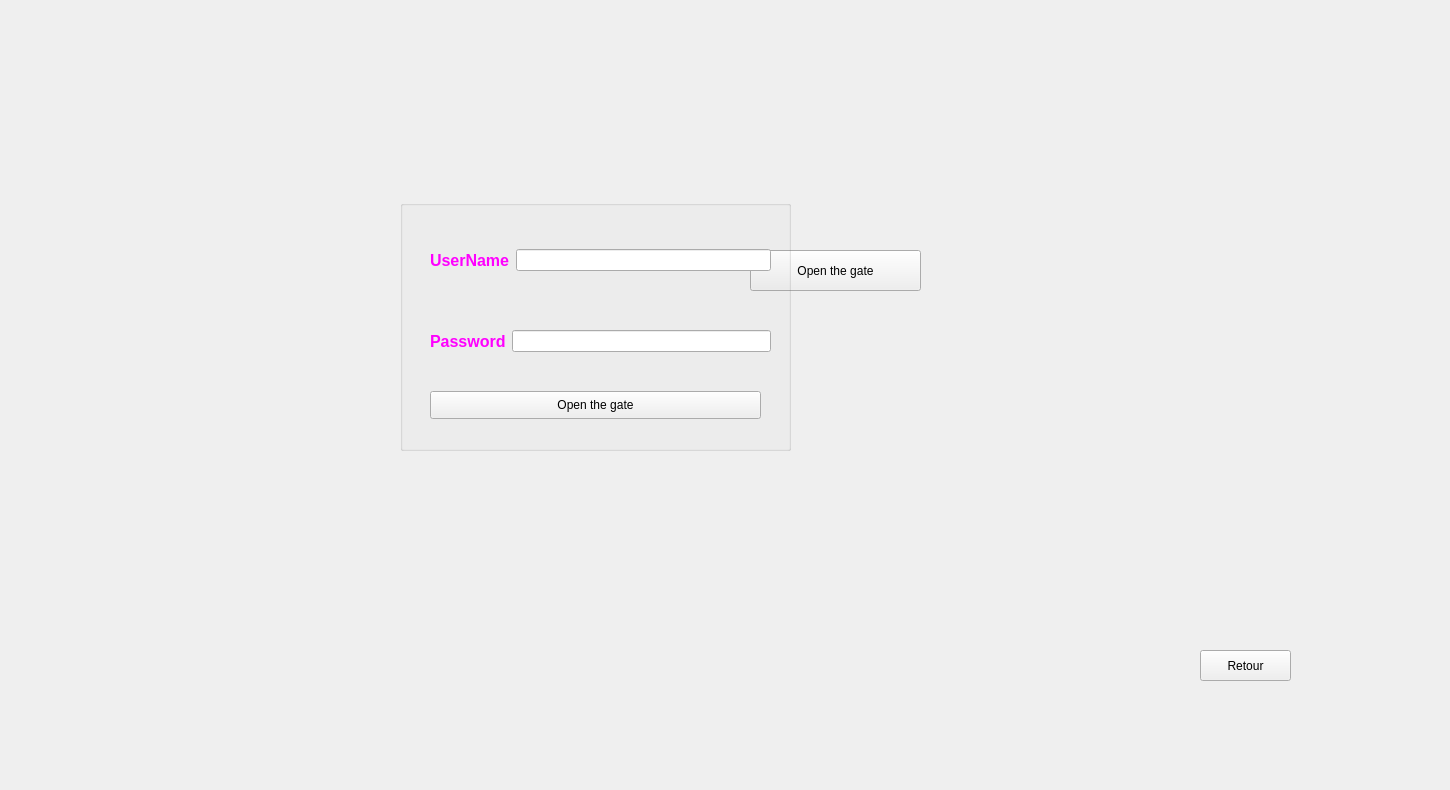
    <widget class="QWidget" name="tab_4">
     <attribute name="title">
      <string>controle_gate</string>
     </attribute>
     <widget class="QLabel" name="label_23">
      <property name="geometry">
       <rect>
        <x>1170</x>
        <y>0</y>
        <width>141</width>
        <height>101</height>
       </rect>
      </property>
      <property name="text">
       <string/>
      </property>
      <property name="pixmap">
       <pixmap>../aaaa (7).png</pixmap>
      </property>
     </widget>
     <widget class="QPushButton" name="pushButton_5">
      <property name="geometry">
       <rect>
        <x>1200</x>
        <y>650</y>
        <width>91</width>
        <height>31</height>
       </rect>
      </property>
      <property name="styleSheet">
       <string notr="true">QPushButton::hover
{
	background-color: qlineargradient(spread:pad, x1:0, y1:0.511, x2:1, y2:0.511, stop:0 rgba(0, 207, 179, 255),stop:1 rgb(108, 135, 255));

}</string>
      </property>
      <property name="text">
       <string>Retour</string>
      </property>
     </widget>
     <widget class="QPushButton" name="pushButton_6">
      <property name="geometry">
       <rect>
        <x>750</x>
        <y>250</y>
        <width>171</width>
        <height>41</height>
       </rect>
      </property>
      <property name="text">
       <string>Open the gate</string>
      </property>
     </widget>
     <widget class="QGroupBox" name="groupBox_2">
      <property name="geometry">
       <rect>
        <x>400</x>
        <y>200</y>
        <width>391</width>
        <height>251</height>
       </rect>
      </property>
      <property name="title">
       <string/>
      </property>
      <widget class="QPushButton" name="Login">
       <property name="geometry">
        <rect>
         <x>30</x>
         <y>191</y>
         <width>331</width>
         <height>28</height>
        </rect>
       </property>
       <property name="text">
        <string>Open the gate</string>
       </property>
      </widget>
      <widget class="QWidget" name="layoutWidget">
       <property name="geometry">
        <rect>
         <x>30</x>
         <y>111</y>
         <width>341</width>
         <height>61</height>
        </rect>
       </property>
       <layout class="QHBoxLayout" name="horizontalLayout">
        <item>
         <widget class="QLabel" name="label_10">
          <property name="text">
           <string>&lt;html&gt;&lt;head/&gt;&lt;body&gt;&lt;p&gt;&lt;span style=&quot; font-size:12pt; font-weight:600; color:#ff00ff;&quot;&gt;Password&lt;/span&gt;&lt;/p&gt;&lt;/body&gt;&lt;/html&gt;</string>
          </property>
         </widget>
        </item>
        <item>
         <widget class="QLineEdit" name="lineEdit_password">
          <property name="echoMode">
           <enum>QLineEdit::Password</enum>
          </property>
         </widget>
        </item>
       </layout>
      </widget>
      <widget class="QWidget" name="layoutWidget">
       <property name="geometry">
        <rect>
         <x>30</x>
         <y>30</y>
         <width>341</width>
         <height>61</height>
        </rect>
       </property>
       <layout class="QHBoxLayout" name="horizontalLayout_2">
        <item>
         <widget class="QLabel" name="label_9">
          <property name="text">
           <string>&lt;html&gt;&lt;head/&gt;&lt;body&gt;&lt;p&gt;&lt;span style=&quot; font-size:12pt; font-weight:600; color:#ff00ff;&quot;&gt;UserName&lt;/span&gt;&lt;/p&gt;&lt;/body&gt;&lt;/html&gt;</string>
          </property>
         </widget>
        </item>
        <item>
         <widget class="QLineEdit" name="lineEdit_username"/>
        </item>
       </layout>
      </widget>
      <zorder>layoutWidget</zorder>
      <zorder>Login</zorder>
      <zorder>layoutWidget</zorder>
     </widget>
     <widget class="QLabel" name="label_8">
      <property name="geometry">
       <rect>
        <x>-50</x>
        <y>-20</y>
        <width>1441</width>
        <height>781</height>
       </rect>
      </property>
      <property name="text">
       <string/>
      </property>
      <property name="pixmap">
       <pixmap>../east_deck_exiting_0.v1 (1).v1.png</pixmap>
      </property>
     </widget>
     <widget class="QLabel" name="label_11">
      <property name="geometry">
       <rect>
        <x>400</x>
        <y>200</y>
        <width>391</width>
        <height>251</height>
       </rect>
      </property>
      <property name="text">
       <string/>
      </property>
      <property name="pixmap">
       <pixmap>../bg.png</pixmap>
      </property>
     </widget>
     <zorder>pushButton_6</zorder>
     <zorder>label_8</zorder>
     <zorder>label_23</zorder>
     <zorder>pushButton_5</zorder>
     <zorder>label_11</zorder>
     <zorder>groupBox_2</zorder>
    </widget>
